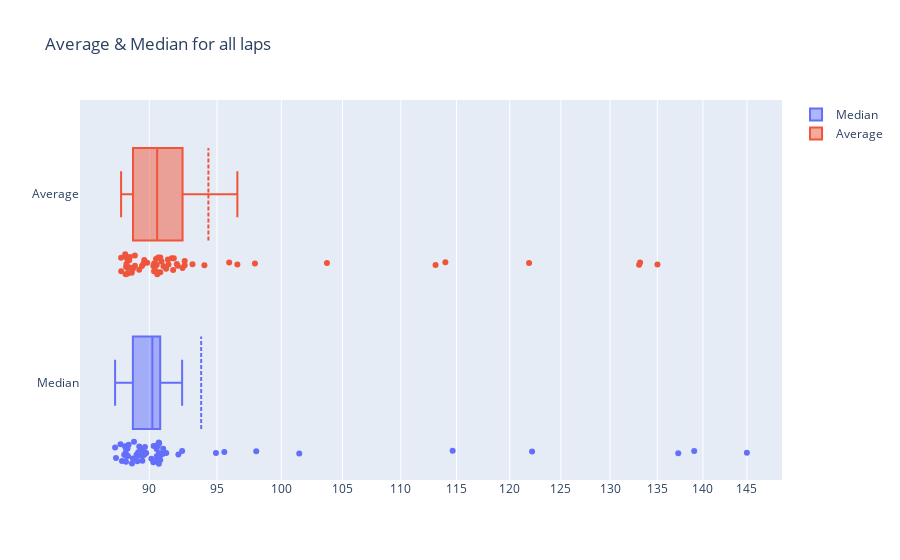

This figure's notebook cell:
### Markdown cell above
Plot the Median of each lap

### Code cell
median = working_df[1:].median(axis=0, skipna=True).tolist()
average = working_df[1:].mean(axis=0, skipna=True).tolist()

fig = go.Figure()
fig.add_trace(go.Box(x=median, name='Median',boxpoints='all',boxmean=True))
fig.add_trace(go.Box(x=average, name='Average',boxpoints='all',boxmean=True))
fig.update_layout(title='Average & Median for all laps')
fig.update_xaxes(type="log")
fig.show()

### Figure 1 — Plotly figure (JSON) as saved in the notebook; plotly's stock layout.template omitted (floating-point values rounded to 4 significant figures)
{"data": [{"boxmean": true, "boxpoints": "all", "name": "Median", "type": "box", "x": [98.02, 92.11, 91.0, 91.23, 90.96, 90.78, 90.71, 90.79, 90.62, 90.68, 90.69, 90.53, 90.58, 90.74, 90.69, 90.54, 90.31, 90.51, 90.32, 90.29, 90.15, 89.78, 89.69, 89.62, 89.62, 89.5, 89.48, 89.28, 89.21, 89.15, 89.39, 89.08, 89.14, 88.83, 95.55, 114.7, 101.4, 88.76, 88.91, 88.48, 88.35, 88.45, 88.33, 88.27, 88.22, 88.06, 87.95, 88.53, 88.34, 87.64, 87.58, 94.92, 122.2, 137.3, 145.0, 139.0, 92.39, 88.32]}, {"boxmean": true, "boxpoints": "all", "name": "Average", "type": "box", "x": [97.92, 92.0, 91.22, 91.03, 90.88, 90.79, 90.48, 90.64, 90.53, 90.56, 91.38, 90.29, 90.44, 91.63, 91.78, 92.42, 90.34, 92.58, 91.34, 91.73, 90.79, 93.16, 89.85, 92.06, 92.58, 94.05, 89.58, 89.64, 90.35, 89.28, 90.57, 88.97, 88.97, 88.75, 95.92, 114.0, 103.7, 88.84, 88.6, 88.45, 88.32, 88.38, 88.29, 88.47, 88.61, 88.57, 88.37, 88.35, 89.47, 88.0, 88.0, 96.55, 121.9, 133.1, 135.0, 133.0, 113.1, 88.45]}], "layout": {"title": {"text": "Average & Median for all laps"}, "xaxis": {"type": "log"}}}
